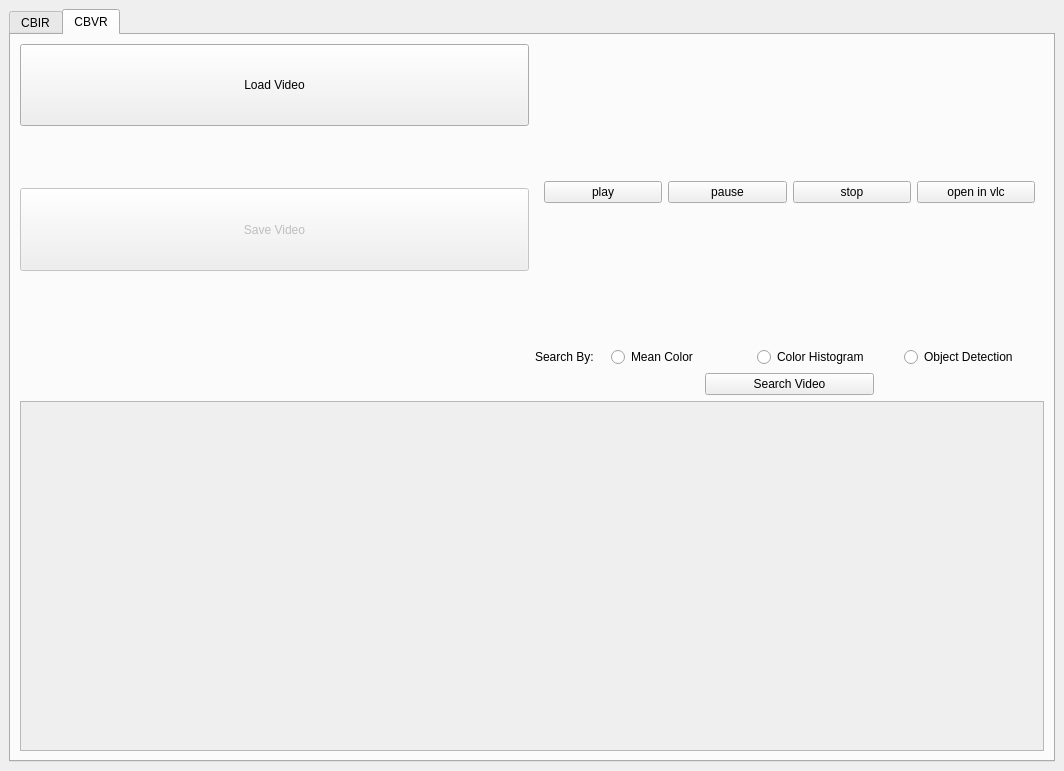
<?xml version="1.0" encoding="UTF-8"?>
<ui version="4.0">
 <class>MainWindow</class>
 <widget class="QMainWindow" name="MainWindow">
  <property name="geometry">
   <rect>
    <x>0</x>
    <y>0</y>
    <width>1064</width>
    <height>771</height>
   </rect>
  </property>
  <property name="windowTitle">
   <string>MainWindow</string>
  </property>
  <widget class="QWidget" name="centralwidget">
   <layout class="QGridLayout" name="gridLayout">
    <item row="0" column="1">
     <widget class="QTabWidget" name="tabWidget">
      <property name="currentIndex">
       <number>1</number>
      </property>
      <widget class="QWidget" name="cbir">
       <attribute name="title">
        <string>CBIR</string>
       </attribute>
       <layout class="QVBoxLayout" name="verticalLayout">
        <item>
         <layout class="QHBoxLayout" name="image_search_load_layout">
          <item>
           <layout class="QVBoxLayout" name="load_save_image_layout">
            <property name="spacing">
             <number>20</number>
            </property>
            <item>
             <widget class="QPushButton" name="load_image_button">
              <property name="sizePolicy">
               <sizepolicy hsizetype="Expanding" vsizetype="Expanding">
                <horstretch>0</horstretch>
                <verstretch>0</verstretch>
               </sizepolicy>
              </property>
              <property name="minimumSize">
               <size>
                <width>0</width>
                <height>0</height>
               </size>
              </property>
              <property name="text">
               <string>Load Image</string>
              </property>
             </widget>
            </item>
            <item>
             <widget class="QLabel" name="image_loaded_label">
              <property name="font">
               <font>
                <pointsize>14</pointsize>
                <italic>true</italic>
               </font>
              </property>
              <property name="layoutDirection">
               <enum>Qt::LeftToRight</enum>
              </property>
              <property name="text">
               <string/>
              </property>
              <property name="alignment">
               <set>Qt::AlignCenter</set>
              </property>
             </widget>
            </item>
            <item>
             <widget class="QPushButton" name="save_image_button">
              <property name="enabled">
               <bool>false</bool>
              </property>
              <property name="sizePolicy">
               <sizepolicy hsizetype="Expanding" vsizetype="Expanding">
                <horstretch>0</horstretch>
                <verstretch>0</verstretch>
               </sizepolicy>
              </property>
              <property name="text">
               <string>Save Image</string>
              </property>
             </widget>
            </item>
            <item>
             <widget class="QLabel" name="image_saved_label">
              <property name="font">
               <font>
                <pointsize>14</pointsize>
                <italic>true</italic>
               </font>
              </property>
              <property name="text">
               <string/>
              </property>
              <property name="alignment">
               <set>Qt::AlignCenter</set>
              </property>
             </widget>
            </item>
            <item>
             <spacer name="verticalSpacer">
              <property name="orientation">
               <enum>Qt::Vertical</enum>
              </property>
              <property name="sizeHint" stdset="0">
               <size>
                <width>20</width>
                <height>40</height>
               </size>
              </property>
             </spacer>
            </item>
           </layout>
          </item>
          <item>
           <layout class="QVBoxLayout" name="search_image_layout" stretch="9,0,0">
            <item>
             <widget class="QFrame" name="image_frame">
              <property name="frameShape">
               <enum>QFrame::StyledPanel</enum>
              </property>
              <property name="frameShadow">
               <enum>QFrame::Raised</enum>
              </property>
             </widget>
            </item>
            <item>
             <layout class="QHBoxLayout" name="search_image_options_layout" stretch="1,2,2,2">
              <property name="sizeConstraint">
               <enum>QLayout::SetDefaultConstraint</enum>
              </property>
              <item>
               <widget class="QLabel" name="search_by_label">
                <property name="text">
                 <string>Search By:</string>
                </property>
               </widget>
              </item>
              <item>
               <widget class="QRadioButton" name="mean_color_radio_button">
                <property name="text">
                 <string>Mean Color</string>
                </property>
                <attribute name="buttonGroup">
                 <string notr="true">buttonGroup</string>
                </attribute>
               </widget>
              </item>
              <item>
               <widget class="QRadioButton" name="color_histogram_button">
                <property name="text">
                 <string>Color Histogram</string>
                </property>
                <attribute name="buttonGroup">
                 <string notr="true">buttonGroup</string>
                </attribute>
               </widget>
              </item>
              <item>
               <widget class="QRadioButton" name="object_detection_radio_button">
                <property name="text">
                 <string>Object Detection</string>
                </property>
                <attribute name="buttonGroup">
                 <string notr="true">buttonGroup</string>
                </attribute>
               </widget>
              </item>
             </layout>
            </item>
            <item>
             <layout class="QHBoxLayout" name="search_image_button_layout">
              <item>
               <spacer name="horizontalSpacer">
                <property name="orientation">
                 <enum>Qt::Horizontal</enum>
                </property>
                <property name="sizeHint" stdset="0">
                 <size>
                  <width>40</width>
                  <height>20</height>
                 </size>
                </property>
               </spacer>
              </item>
              <item>
               <widget class="QPushButton" name="search_image_button">
                <property name="sizePolicy">
                 <sizepolicy hsizetype="Expanding" vsizetype="Fixed">
                  <horstretch>0</horstretch>
                  <verstretch>0</verstretch>
                 </sizepolicy>
                </property>
                <property name="text">
                 <string>Search Image</string>
                </property>
               </widget>
              </item>
              <item>
               <spacer name="horizontalSpacer_2">
                <property name="orientation">
                 <enum>Qt::Horizontal</enum>
                </property>
                <property name="sizeHint" stdset="0">
                 <size>
                  <width>40</width>
                  <height>20</height>
                 </size>
                </property>
               </spacer>
              </item>
             </layout>
            </item>
           </layout>
          </item>
         </layout>
        </item>
        <item>
         <widget class="QScrollArea" name="images_results_scroll_area">
          <property name="widgetResizable">
           <bool>true</bool>
          </property>
          <widget class="QWidget" name="scrollAreaWidgetContents">
           <property name="geometry">
            <rect>
             <x>0</x>
             <y>0</y>
             <width>1022</width>
             <height>347</height>
            </rect>
           </property>
           <layout class="QHBoxLayout" name="horizontalLayout_2">
            <item>
             <layout class="QHBoxLayout" name="image_results_layout"/>
            </item>
           </layout>
          </widget>
         </widget>
        </item>
       </layout>
      </widget>
      <widget class="QWidget" name="cbvr">
       <attribute name="title">
        <string>CBVR</string>
       </attribute>
       <layout class="QVBoxLayout" name="verticalLayout_2">
        <item>
         <layout class="QHBoxLayout" name="video_search_load_layout">
          <item>
           <layout class="QVBoxLayout" name="load_save_video_layout">
            <property name="spacing">
             <number>20</number>
            </property>
            <item>
             <widget class="QPushButton" name="load_video_button">
              <property name="sizePolicy">
               <sizepolicy hsizetype="Expanding" vsizetype="Expanding">
                <horstretch>0</horstretch>
                <verstretch>0</verstretch>
               </sizepolicy>
              </property>
              <property name="minimumSize">
               <size>
                <width>0</width>
                <height>0</height>
               </size>
              </property>
              <property name="text">
               <string>Load Video</string>
              </property>
             </widget>
            </item>
            <item>
             <widget class="QLabel" name="video_loaded_label">
              <property name="font">
               <font>
                <pointsize>14</pointsize>
                <italic>true</italic>
               </font>
              </property>
              <property name="layoutDirection">
               <enum>Qt::LeftToRight</enum>
              </property>
              <property name="text">
               <string/>
              </property>
              <property name="alignment">
               <set>Qt::AlignCenter</set>
              </property>
             </widget>
            </item>
            <item>
             <widget class="QPushButton" name="save_video_button">
              <property name="enabled">
               <bool>false</bool>
              </property>
              <property name="sizePolicy">
               <sizepolicy hsizetype="Expanding" vsizetype="Expanding">
                <horstretch>0</horstretch>
                <verstretch>0</verstretch>
               </sizepolicy>
              </property>
              <property name="text">
               <string>Save Video</string>
              </property>
             </widget>
            </item>
            <item>
             <widget class="QLabel" name="video_saved_label">
              <property name="font">
               <font>
                <pointsize>14</pointsize>
                <italic>true</italic>
               </font>
              </property>
              <property name="text">
               <string/>
              </property>
              <property name="alignment">
               <set>Qt::AlignCenter</set>
              </property>
             </widget>
            </item>
            <item>
             <spacer name="verticalSpacer_2">
              <property name="orientation">
               <enum>Qt::Vertical</enum>
              </property>
              <property name="sizeHint" stdset="0">
               <size>
                <width>20</width>
                <height>40</height>
               </size>
              </property>
             </spacer>
            </item>
           </layout>
          </item>
          <item>
           <layout class="QVBoxLayout" name="search_video_layout" stretch="9,0,0">
            <item>
             <widget class="QWidget" name="search_video_widget" native="true">
              <property name="sizePolicy">
               <sizepolicy hsizetype="Preferred" vsizetype="Preferred">
                <horstretch>0</horstretch>
                <verstretch>0</verstretch>
               </sizepolicy>
              </property>
              <layout class="QVBoxLayout" name="verticalLayout_4" stretch="9,0">
               <item>
                <layout class="QVBoxLayout" name="video_player_layout"/>
               </item>
               <item>
                <layout class="QHBoxLayout" name="control_player_buttons_layout">
                 <item>
                  <widget class="QPushButton" name="play_button">
                   <property name="text">
                    <string>play</string>
                   </property>
                  </widget>
                 </item>
                 <item>
                  <widget class="QPushButton" name="pause_button">
                   <property name="text">
                    <string>pause</string>
                   </property>
                  </widget>
                 </item>
                 <item>
                  <widget class="QPushButton" name="stop_button">
                   <property name="text">
                    <string>stop</string>
                   </property>
                  </widget>
                 </item>
                 <item>
                  <widget class="QPushButton" name="vlc_button">
                   <property name="text">
                    <string>open in vlc</string>
                   </property>
                  </widget>
                 </item>
                </layout>
               </item>
              </layout>
             </widget>
            </item>
            <item>
             <layout class="QHBoxLayout" name="search_video_options_layout" stretch="1,2,2,2">
              <property name="sizeConstraint">
               <enum>QLayout::SetDefaultConstraint</enum>
              </property>
              <item>
               <widget class="QLabel" name="search_by_label_2">
                <property name="text">
                 <string>Search By:</string>
                </property>
               </widget>
              </item>
              <item>
               <widget class="QRadioButton" name="mean_color_radio_button_2">
                <property name="text">
                 <string>Mean Color</string>
                </property>
               </widget>
              </item>
              <item>
               <widget class="QRadioButton" name="color_histogram_button_2">
                <property name="text">
                 <string>Color Histogram</string>
                </property>
               </widget>
              </item>
              <item>
               <widget class="QRadioButton" name="object_detection_radio_button_2">
                <property name="text">
                 <string>Object Detection</string>
                </property>
               </widget>
              </item>
             </layout>
            </item>
            <item>
             <layout class="QHBoxLayout" name="search_video_button_layout">
              <item>
               <spacer name="horizontalSpacer_3">
                <property name="orientation">
                 <enum>Qt::Horizontal</enum>
                </property>
                <property name="sizeHint" stdset="0">
                 <size>
                  <width>40</width>
                  <height>20</height>
                 </size>
                </property>
               </spacer>
              </item>
              <item>
               <widget class="QPushButton" name="search_video_button">
                <property name="sizePolicy">
                 <sizepolicy hsizetype="Expanding" vsizetype="Fixed">
                  <horstretch>0</horstretch>
                  <verstretch>0</verstretch>
                 </sizepolicy>
                </property>
                <property name="text">
                 <string>Search Video</string>
                </property>
               </widget>
              </item>
              <item>
               <spacer name="horizontalSpacer_4">
                <property name="orientation">
                 <enum>Qt::Horizontal</enum>
                </property>
                <property name="sizeHint" stdset="0">
                 <size>
                  <width>40</width>
                  <height>20</height>
                 </size>
                </property>
               </spacer>
              </item>
             </layout>
            </item>
           </layout>
          </item>
         </layout>
        </item>
        <item>
         <widget class="QScrollArea" name="video_results_scroll_area">
          <property name="widgetResizable">
           <bool>true</bool>
          </property>
          <widget class="QWidget" name="scrollAreaWidgetContents_2">
           <property name="geometry">
            <rect>
             <x>0</x>
             <y>0</y>
             <width>1022</width>
             <height>347</height>
            </rect>
           </property>
           <layout class="QHBoxLayout" name="horizontalLayout_3">
            <item>
             <layout class="QHBoxLayout" name="video_results_layout"/>
            </item>
           </layout>
          </widget>
         </widget>
        </item>
       </layout>
      </widget>
     </widget>
    </item>
   </layout>
  </widget>
 </widget>
 <resources/>
 <connections/>
 <buttongroups>
  <buttongroup name="buttonGroup"/>
 </buttongroups>
</ui>
